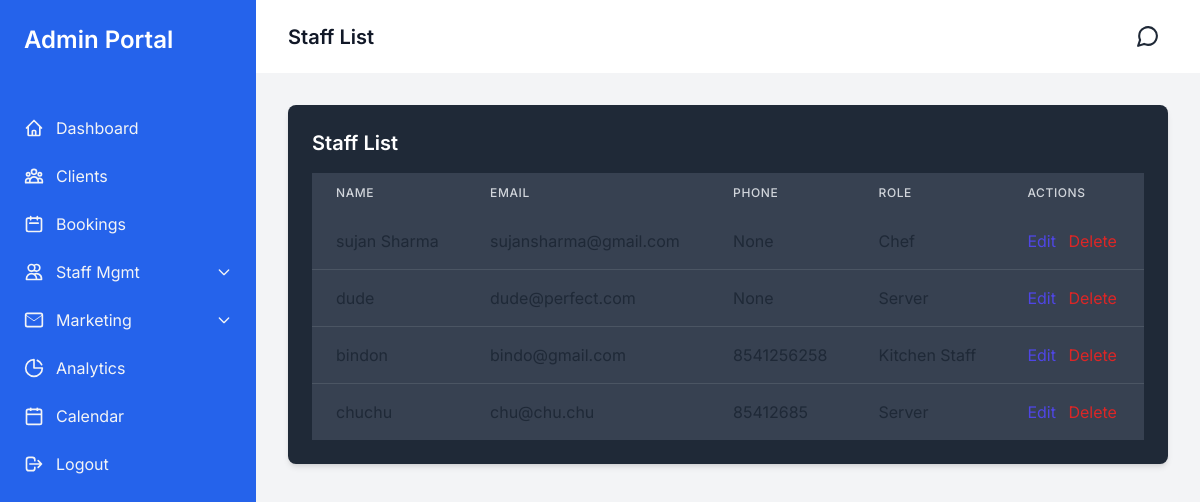
/admin-portal/staff-list/ (signed in), run on the app's committed database.
### admin_portal/models.py (models this page shows, shortened)
class Staff(models.Model):
    name = models.CharField(max_length=100)
    email = models.EmailField(unique=True)
    role = models.CharField(max_length=20, choices=[
        ('chef', 'Chef'),
        ('Kitchen staff', 'Kitchen Staff'),
        ('server', 'Server'),
        ('manager', 'Manager'),
    ])
    phone = models.CharField(max_length=15, blank=True, null=True)
    address = models.TextField(blank=True, null=True)
    joined_at = models.DateField(blank=True, null=True)
    created_at = models.DateTimeField(auto_now_add=True)
    updated_at = models.DateTimeField(auto_now=True)

### admin_portal/views.py (the view)
# urls.py: path('staff-list/', views.staff_list, name='admin_staff_list'),
@staff_member_required
def staff_list(request):
    staff_list = Staff.objects.all()
    return render(request, 'staff/staff_list.html', {'staff_list': staff_list})

### admin_portal/templates/staff/staff_list.html (shortened to what this page needs)
{%extends 'admin_base.html' %}
{% load custom_filters %}
{% load static %}
{% block header_title %}Staff List{% endblock %}
{% block admin_content %}
    <div class="bg-gray-800 rounded-lg shadow-md p-6 mb-8">
        <h2 class="text-xl font-semibold mb-4 text-white">Staff List</h2>
        <div class="overflow-x-auto">
            <table class="min-w-full bg-gray-700">
                <thead>
                    <tr>
                        <th class="px-6 py-3 text-left text-xs font-medium text-gray-300 uppercase tracking-wider">Name</th>
                        <th class="px-6 py-3 text-left text-xs font-medium text-gray-300 uppercase tracking-wider">Email</th>
                        <th class="px-6 py-3 text-left text-xs font-medium text-gray-300 uppercase tracking-wider">Phone</th>
                        <th class="px-6 py-3 text-left text-xs font-medium text-gray-300 uppercase tracking-wider">Role</th>
                        <th class="px-6 py-3 text-left text-xs font-medium text-gray-300 uppercase tracking-wider">Actions</th>
                    </tr>
                </thead>
                <tbody class="divide-y divide-gray-600">
                    {% for staff in staff_list %}
                    <tr>
                        <td class="px-6 py-4 whitespace-nowrap">{{ staff.name }}</td>
                        <td class="px-6 py-4 whitespace-nowrap">{{ staff.email }}</td>
                        <td class="px-6 py-4 whitespace-nowrap">{{ staff.phone }}</td>
                        <td class="px-6 py-4 whitespace-nowrap">{{ staff.role|title }}</td>
                        <td class="px-6 py-4 whitespace-nowrap">
                            <a href="{% url 'admin_edit_staff' staff.id %}" class="text-indigo-600 hover:text-indigo-900 mr-2">Edit</a>
                            <a href="{% url 'admin_delete_staff' staff.id %}" class="text-red-600 hover:text-red-900" onclick="return confirm('Are you sure you want to delete this staff member?')">Delete</a>
                        </td>
                    </tr>
                    {% empty %}
                    <tr>
                        <td colspan="4" class="px-6 py-4 whitespace-nowrap text-center">No staff members found</td>
                    </tr>
                    {% endfor %}
                </tbody>
            </table>
        </div>
    </div>
</div>
{% endblock %}

### admin_portal/templates/admin_base.html (style rules this page uses)
body { font-family: 'Inter', sans-serif; }

### data on the page
Staff: name "sujan Sharma", email "sujansharma@gmail.com", phone "None", role "Chef"
Staff: name "dude", email "dude@perfect.com", phone "None", role "Server"
Staff: name "bindon", email "bindo@gmail.com", phone "8541256258", role "Kitchen Staff"
Staff: name "chuchu", email "chu@chu.chu", phone "85412685", role "Server"
